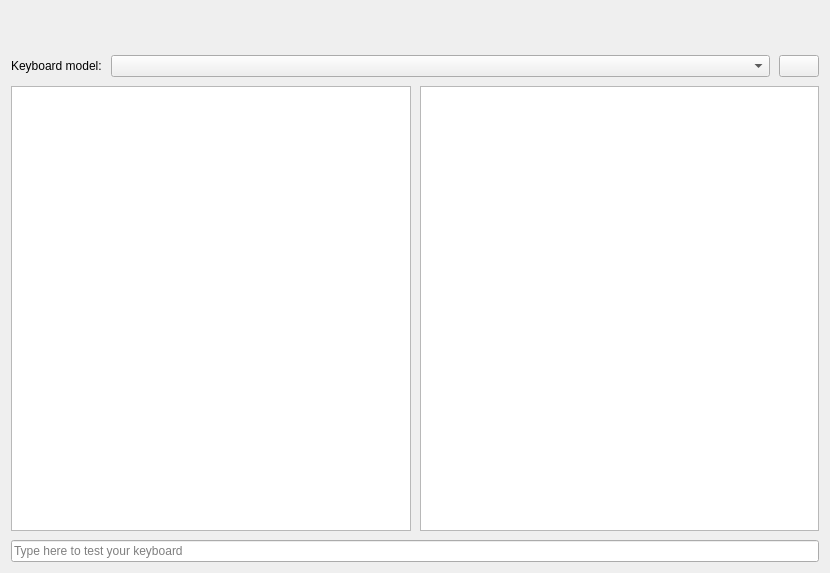
<?xml version="1.0" encoding="UTF-8"?>
<ui version="4.0">
 <author>
SPDX-FileCopyrightText: 2014 Teo Mrnjavac &lt;teo@kde.org&gt;
SPDX-License-Identifier: GPL-3.0-or-later
 </author>
 <class>Page_Keyboard</class>
 <widget class="QWidget" name="Page_Keyboard">
  <property name="geometry">
   <rect>
    <x>0</x>
    <y>0</y>
    <width>830</width>
    <height>573</height>
   </rect>
  </property>
  <property name="windowTitle">
   <string notr="true">Form</string>
  </property>
  <layout class="QVBoxLayout" name="verticalLayout">
   <property name="spacing">
    <number>9</number>
   </property>
   <item>
    <layout class="QHBoxLayout" name="horizontalLayout">
     <property name="spacing">
      <number>0</number>
     </property>
     <property name="topMargin">
      <number>12</number>
     </property>
     <property name="bottomMargin">
      <number>12</number>
     </property>
     <item>
      <spacer name="horizontalSpacer_2">
       <property name="orientation">
        <enum>Qt::Horizontal</enum>
       </property>
       <property name="sizeHint" stdset="0">
        <size>
         <width>40</width>
         <height>20</height>
        </size>
       </property>
      </spacer>
     </item>
     <item>
      <layout class="QVBoxLayout" name="KBPreviewLayout"/>
     </item>
     <item>
      <spacer name="horizontalSpacer">
       <property name="orientation">
        <enum>Qt::Horizontal</enum>
       </property>
       <property name="sizeHint" stdset="0">
        <size>
         <width>40</width>
         <height>20</height>
        </size>
       </property>
      </spacer>
     </item>
    </layout>
   </item>
   <item>
    <layout class="QHBoxLayout" name="horizontalLayout_2">
     <property name="topMargin">
      <number>0</number>
     </property>
     <item>
      <widget class="QLabel" name="label">
       <property name="text">
        <string>Keyboard model:</string>
       </property>
      </widget>
     </item>
     <item>
      <widget class="QComboBox" name="physicalModelSelector">
       <property name="sizePolicy">
        <sizepolicy hsizetype="Expanding" vsizetype="Fixed">
         <horstretch>0</horstretch>
         <verstretch>0</verstretch>
        </sizepolicy>
       </property>
      </widget>
     </item>
     <item>
      <widget class="QPushButton" name="buttonRestore">
       <property name="text">
        <string/>
       </property>
       <property name="icon">
        <iconset resource="keyboard.qrc">
         <normaloff>:/images/restore.png</normaloff>:/images/restore.png</iconset>
       </property>
       <property name="iconSize">
        <size>
         <width>18</width>
         <height>18</height>
        </size>
       </property>
      </widget>
     </item>
    </layout>
   </item>
   <item>
    <layout class="QHBoxLayout" name="horizontalLayout_3">
     <property name="spacing">
      <number>9</number>
     </property>
     <item>
      <widget class="QListView" name="layoutSelector"/>
     </item>
     <item>
      <widget class="QListView" name="variantSelector"/>
     </item>
    </layout>
   </item>
   <item>
    <layout class="QHBoxLayout" name="horizontalLayout_4">
     <property name="topMargin">
      <number>0</number>
     </property>
     <item>
      <widget class="QLineEdit" name="LE_TestKeyboard">
       <property name="sizePolicy">
        <sizepolicy hsizetype="Expanding" vsizetype="Fixed">
         <horstretch>2</horstretch>
         <verstretch>0</verstretch>
        </sizepolicy>
       </property>
       <property name="font">
        <font>
         <weight>50</weight>
         <bold>false</bold>
        </font>
       </property>
       <property name="inputMask">
        <string/>
       </property>
       <property name="text">
        <string/>
       </property>
       <property name="placeholderText">
        <string>Type here to test your keyboard</string>
       </property>
      </widget>
     </item>
    </layout>
   </item>
  </layout>
 </widget>
 <tabstops>
  <tabstop>physicalModelSelector</tabstop>
  <tabstop>layoutSelector</tabstop>
  <tabstop>variantSelector</tabstop>
  <tabstop>LE_TestKeyboard</tabstop>
  <tabstop>buttonRestore</tabstop>
 </tabstops>
 <resources>
  <include location="keyboard.qrc"/>
 </resources>
 <connections/>
</ui>
